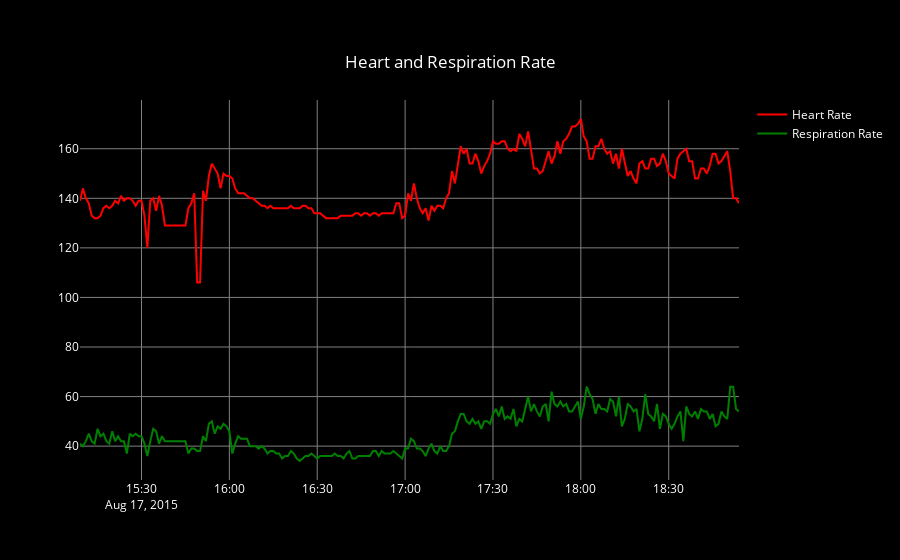

The notebook cell this image was saved under:
### Code cell
#Heart and respiration rate

fig = go.Figure()

# add line / trace 1 to figure
fig.add_trace(go.Scatter(
    x=df.index,
    y=df['Lifetouch Heart Rate'],
    marker=dict(
        color="red"
    ),
    showlegend=True, name='Heart Rate'
))

# add line / trace 2 to figure
fig.add_trace(go.Scatter(
    x=df.index,
    y=df['Lifetouch Respiration Rate'],
    marker=dict(
        color="green"
    ),
    showlegend=True, name= 'Respiration Rate'
))


# Show grid lines
fig.update_layout(plot_bgcolor='black',
    paper_bgcolor='black',
    font=dict(color='white'),
    xaxis=dict(showgrid=True, gridcolor='gray', gridwidth=1),
    yaxis=dict(showgrid=True, gridcolor='gray', gridwidth=1),
    title={
        'text': "Heart and Respiration Rate",
        'y':0.9,
        'x':0.5,
        'xanchor': 'center',
        'yanchor': 'top'
    }
)

fig.show()

### Figure 1 — Plotly figure (JSON) as saved in the notebook; plotly's stock layout.template omitted (floating-point values rounded to 4 significant figures; data arrays with more than 128 entries replaced by an {"elided": "..."} marker saying what was removed)
{"data": [{"marker": {"color": "red"}, "name": "Heart Rate", "showlegend": true, "type": "scatter", "x": {"elided": "226 str values"}, "y": {"elided": "226 int values"}}, {"marker": {"color": "green"}, "name": "Respiration Rate", "showlegend": true, "type": "scatter", "x": {"elided": "226 str values"}, "y": {"elided": "226 int values"}}], "layout": {"font": {"color": "white"}, "paper_bgcolor": "black", "plot_bgcolor": "black", "title": {"text": "Heart and Respiration Rate", "x": 0.5, "xanchor": "center", "y": 0.9, "yanchor": "top"}, "xaxis": {"gridcolor": "gray", "gridwidth": 1, "showgrid": true}, "yaxis": {"gridcolor": "gray", "gridwidth": 1, "showgrid": true}}}
